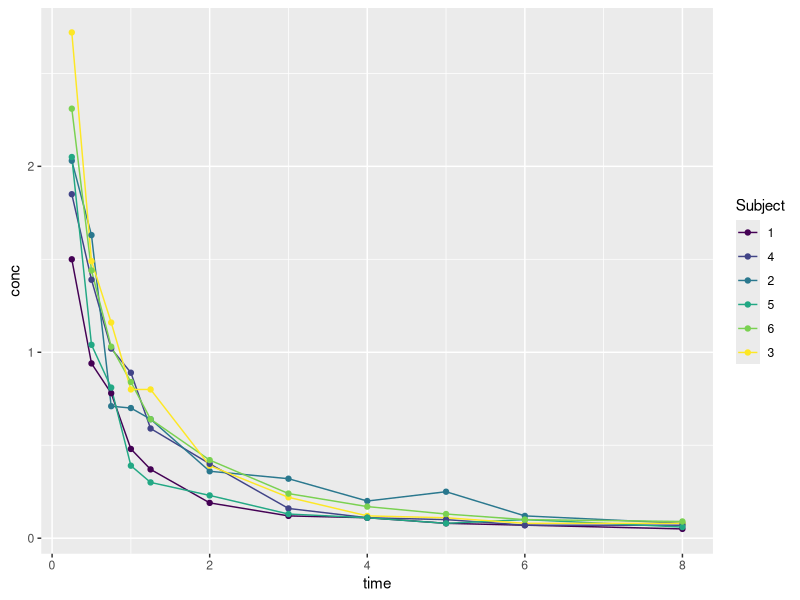
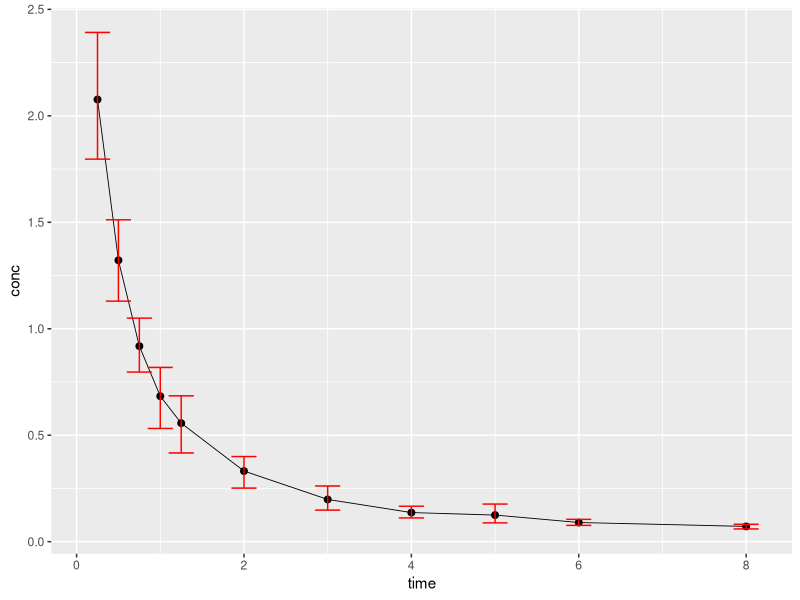
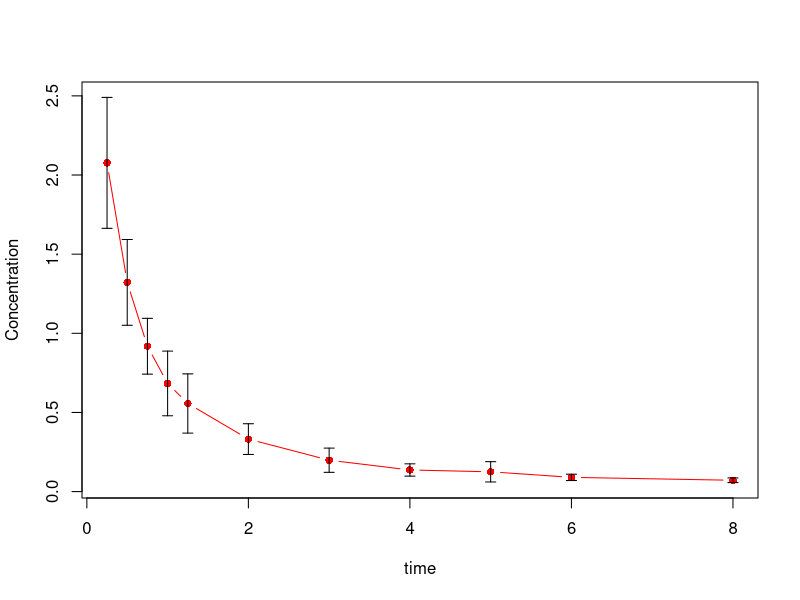

Reproduce these figures in R, in order.
## ---- chunk 1
knitr::opts_chunk$set(fig.path='{{ site.url }}/images/errorbar-')
## ---- chunk 2
library(ggplot2)
head(Indometh)
ggplot(Indometh, aes(x=time, y=conc, col = Subject)) + 
  geom_line() +
  geom_point()
## ---- chunk 3
ggplot(Indometh, aes(x=time, y=conc)) + 
  stat_summary(fun.y=mean, geom=c("line"), size=0.3) +
  stat_summary(fun.y=mean, geom=c("point"), size=2) +
  stat_summary(fun.data = "mean_cl_boot", geom = "errorbar", col = "red", width = 0.3)
## ---- chunk 4
library(dplyr)

# Data Prep for Mean and SD
Indometh2 <- Indometh %>% 
  group_by(time) %>% 
  summarise(Concentration = mean(conc), StandardDev = sd(conc))
Indometh2

# Drawing
with(Indometh2,
     Hmisc::errbar(x = time,
                   y = Concentration,
                   yplus = Concentration+StandardDev,
                   yminus = Concentration-StandardDev,
                   col ="red", type = "b"))
